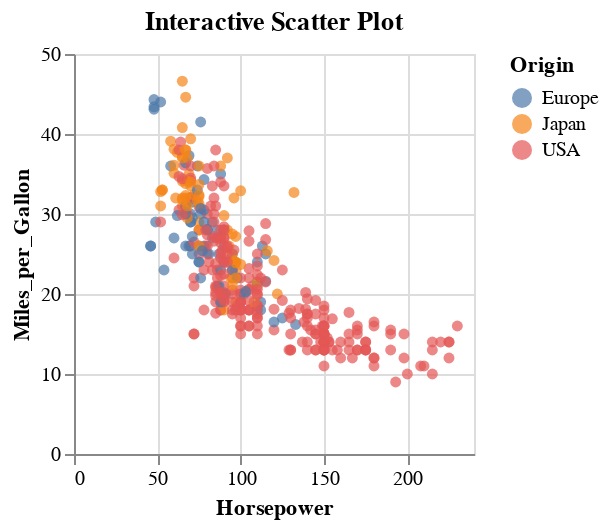

Notebook source saved alongside this figure:
### Markdown cell above
## Interactive Scatter Plot with Tooltip

### Code cell
# The tooltip gives the point location
# The selection allows to zoom

@vlplot(
  data = cars, 
  mark = {:circle, tooltip = true}, # Code to include tooltip: tooltip = true
  x="Horsepower:q", 
  y="Miles_per_Gallon:q",
  color = "Origin:n",
  selection={view={type=:interval, bind=:scales}}, # Code for zoom 
  height = 200,
  width = 200,
  title = "Interactive Scatter Plot"
  
)

### Figure 1 — Vega-Lite specification as saved in the notebook (floating-point values rounded to 4 significant figures; data arrays with more than 128 entries replaced by an {"elided": "..."} marker saying what was removed)
{"data": {"values": {"elided": "406 records"}}, "mark": {"tooltip": true, "type": "circle"}, "selection": {"view": {"type": "interval", "bind": "scales"}}, "height": 200, "width": 200, "title": "Interactive Scatter Plot", "encoding": {"x": {"field": "Horsepower", "type": "quantitative"}, "y": {"field": "Miles_per_Gallon", "type": "quantitative"}, "color": {"field": "Origin", "type": "nominal"}}}
